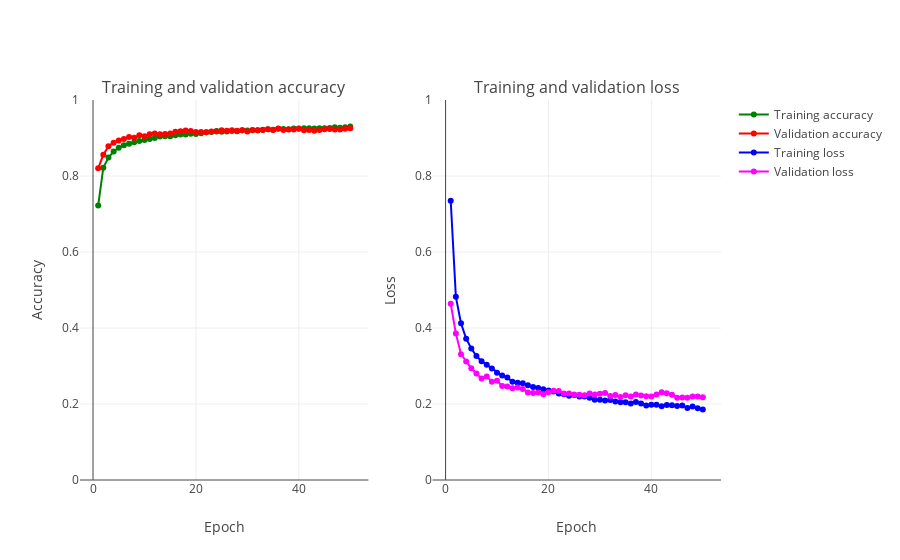

Notebook cell for this chart:
### Markdown cell above
## <a id="57">Prediction accuracy with the new model</a>

Let's re-evaluate the prediction accuracy with the new model.

### Code cell
plot_accuracy_and_loss(train_model)

### Figure 1 — Plotly figure (JSON) as saved in the notebook; plotly's stock layout.template omitted (floating-point values rounded to 4 significant figures)
{"data": [{"marker": {"color": "Green"}, "mode": "markers+lines", "name": "Training accuracy", "text": ["1", "2", "3", "4", "5", "6", "7", "8", "9", "10", "11", "12", "13", "14", "15", "16", "17", "18", "19", "20", "21", "22", "23", "24", "25", "26", "27", "28", "29", "30", "31", "32", "33", "34", "35", "36", "37", "38", "39", "40", "41", "42", "43", "44", "45", "46", "47", "48", "49", "50"], "type": "scatter", "uid": "f12a91b2-a213-11ed-951f-f767a4b944e4", "x": [1, 2, 3, 4, 5, 6, 7, 8, 9, 10, 11, 12, 13, 14, 15, 16, 17, 18, 19, 20, 21, 22, 23, 24, 25, 26, 27, 28, 29, 30, 31, 32, 33, 34, 35, 36, 37, 38, 39, 40, 41, 42, 43, 44, 45, 46, 47, 48, 49, 50], "xaxis": "x", "y": [0.7222, 0.822, 0.8486, 0.8644, 0.8744, 0.881, 0.8848, 0.8885, 0.8921, 0.895, 0.8974, 0.9002, 0.9042, 0.9048, 0.9045, 0.9074, 0.9089, 0.9094, 0.9109, 0.9106, 0.9124, 0.915, 0.9159, 0.9185, 0.9165, 0.9169, 0.9184, 0.918, 0.9205, 0.9198, 0.9206, 0.9203, 0.9214, 0.923, 0.9217, 0.9244, 0.9234, 0.9233, 0.9253, 0.9253, 0.9254, 0.9256, 0.9253, 0.9258, 0.9254, 0.9263, 0.928, 0.9267, 0.9281, 0.9302], "yaxis": "y"}, {"marker": {"color": "Red"}, "mode": "markers+lines", "name": "Validation accuracy", "text": ["1", "2", "3", "4", "5", "6", "7", "8", "9", "10", "11", "12", "13", "14", "15", "16", "17", "18", "19", "20", "21", "22", "23", "24", "25", "26", "27", "28", "29", "30", "31", "32", "33", "34", "35", "36", "37", "38", "39", "40", "41", "42", "43", "44", "45", "46", "47", "48", "49", "50"], "type": "scatter", "uid": "f12b6f2e-a213-11ed-951f-f767a4b944e4", "x": [1, 2, 3, 4, 5, 6, 7, 8, 9, 10, 11, 12, 13, 14, 15, 16, 17, 18, 19, 20, 21, 22, 23, 24, 25, 26, 27, 28, 29, 30, 31, 32, 33, 34, 35, 36, 37, 38, 39, 40, 41, 42, 43, 44, 45, 46, 47, 48, 49, 50], "xaxis": "x", "y": [0.8201, 0.8558, 0.8786, 0.8878, 0.8936, 0.8976, 0.9025, 0.9008, 0.907, 0.9048, 0.9099, 0.9118, 0.9102, 0.9103, 0.9117, 0.9168, 0.9175, 0.9194, 0.9185, 0.9157, 0.9158, 0.9153, 0.9174, 0.9171, 0.9202, 0.9189, 0.9203, 0.9192, 0.9203, 0.9173, 0.9212, 0.9205, 0.9207, 0.9233, 0.9207, 0.9249, 0.9212, 0.9222, 0.9223, 0.9242, 0.9202, 0.9209, 0.9188, 0.9209, 0.923, 0.9239, 0.9225, 0.9226, 0.9243, 0.9253], "yaxis": "y"}, {"marker": {"color": "Blue"}, "mode": "markers+lines", "name": "Training loss", "text": ["1", "2", "3", "4", "5", "6", "7", "8", "9", "10", "11", "12", "13", "14", "15", "16", "17", "18", "19", "20", "21", "22", "23", "24", "25", "26", "27", "28", "29", "30", "31", "32", "33", "34", "35", "36", "37", "38", "39", "40", "41", "42", "43", "44", "45", "46", "47", "48", "49", "50"], "type": "scatter", "uid": "f12c318e-a213-11ed-951f-f767a4b944e4", "x": [1, 2, 3, 4, 5, 6, 7, 8, 9, 10, 11, 12, 13, 14, 15, 16, 17, 18, 19, 20, 21, 22, 23, 24, 25, 26, 27, 28, 29, 30, 31, 32, 33, 34, 35, 36, 37, 38, 39, 40, 41, 42, 43, 44, 45, 46, 47, 48, 49, 50], "xaxis": "x2", "y": [0.7349, 0.482, 0.4124, 0.372, 0.3464, 0.3263, 0.3128, 0.3032, 0.2935, 0.2822, 0.2747, 0.27, 0.2586, 0.2556, 0.2544, 0.2492, 0.2449, 0.2424, 0.2391, 0.2356, 0.2329, 0.2279, 0.2256, 0.2218, 0.2237, 0.2199, 0.2196, 0.2161, 0.2112, 0.211, 0.2094, 0.2102, 0.2063, 0.2046, 0.2046, 0.2014, 0.2054, 0.2014, 0.1958, 0.1982, 0.1977, 0.1942, 0.1974, 0.1966, 0.1949, 0.196, 0.1897, 0.1935, 0.1891, 0.1856], "yaxis": "y2"}, {"marker": {"color": "Magenta"}, "mode": "markers+lines", "name": "Validation loss", "text": ["1", "2", "3", "4", "5", "6", "7", "8", "9", "10", "11", "12", "13", "14", "15", "16", "17", "18", "19", "20", "21", "22", "23", "24", "25", "26", "27", "28", "29", "30", "31", "32", "33", "34", "35", "36", "37", "38", "39", "40", "41", "42", "43", "44", "45", "46", "47", "48", "49", "50"], "type": "scatter", "uid": "f12cef3e-a213-11ed-951f-f767a4b944e4", "x": [1, 2, 3, 4, 5, 6, 7, 8, 9, 10, 11, 12, 13, 14, 15, 16, 17, 18, 19, 20, 21, 22, 23, 24, 25, 26, 27, 28, 29, 30, 31, 32, 33, 34, 35, 36, 37, 38, 39, 40, 41, 42, 43, 44, 45, 46, 47, 48, 49, 50], "xaxis": "x2", "y": [0.4638, 0.3856, 0.3311, 0.3121, 0.294, 0.2803, 0.2672, 0.2724, 0.2587, 0.2611, 0.2474, 0.2463, 0.2415, 0.2434, 0.2398, 0.2306, 0.2289, 0.2305, 0.2254, 0.2309, 0.2351, 0.2344, 0.228, 0.2275, 0.2253, 0.2246, 0.2231, 0.2276, 0.2249, 0.2271, 0.2289, 0.2212, 0.2237, 0.2185, 0.2229, 0.2198, 0.2251, 0.2225, 0.2202, 0.2197, 0.2247, 0.2311, 0.2286, 0.2246, 0.2166, 0.217, 0.2166, 0.2199, 0.2196, 0.2176], "yaxis": "y2"}], "layout": {"annotations": [{"font": {"size": 16}, "showarrow": false, "text": "Training and validation accuracy", "x": 0.225, "xanchor": "center", "xref": "paper", "y": 1.0, "yanchor": "bottom", "yref": "paper"}, {"font": {"size": 16}, "showarrow": false, "text": "Training and validation loss", "x": 0.775, "xanchor": "center", "xref": "paper", "y": 1.0, "yanchor": "bottom", "yref": "paper"}], "xaxis": {"anchor": "y", "domain": [0.0, 0.45], "title": "Epoch"}, "xaxis2": {"anchor": "y2", "domain": [0.55, 1.0], "title": "Epoch"}, "yaxis": {"anchor": "x", "domain": [0.0, 1.0], "range": [0, 1], "title": "Accuracy"}, "yaxis2": {"anchor": "x2", "domain": [0.0, 1.0], "range": [0, 1], "title": "Loss"}}}
